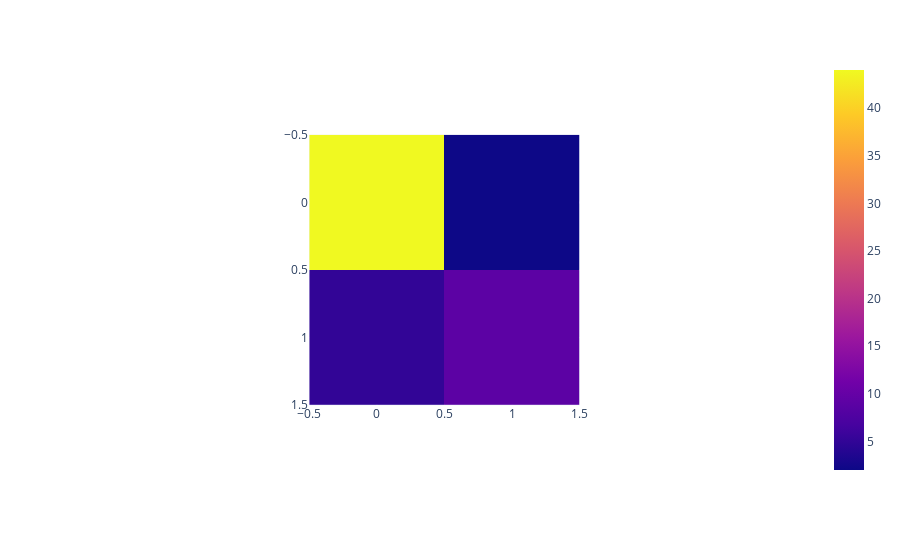

Notebook code for this chart:
### Code cell
px.imshow(cm)

### Figure 1 — Plotly figure (JSON) as saved in the notebook; plotly's stock layout.template omitted (floating-point values rounded to 4 significant figures)
{"data": [{"coloraxis": "coloraxis", "hovertemplate": "x: %{x}<br>y: %{y}<br>color: %{z}<extra></extra>", "name": "0", "type": "heatmap", "xaxis": "x", "yaxis": "y", "z": [[44, 2], [5, 9]]}], "layout": {"autosize": true, "coloraxis": {"colorscale": [[0, "#0d0887"], [0.1111, "#46039f"], [0.2222, "#7201a8"], [0.3333, "#9c179e"], [0.4444, "#bd3786"], [0.5556, "#d8576b"], [0.6667, "#ed7953"], [0.7778, "#fb9f3a"], [0.8889, "#fdca26"], [1, "#f0f921"]]}, "margin": {"t": 60}, "xaxis": {"anchor": "y", "autorange": true, "constrain": "domain", "domain": [0.3145, 0.6855], "range": [-0.5, 1.5], "scaleanchor": "y"}, "yaxis": {"anchor": "x", "autorange": true, "constrain": "domain", "domain": [0, 1], "range": [1.5, -0.5]}}}
